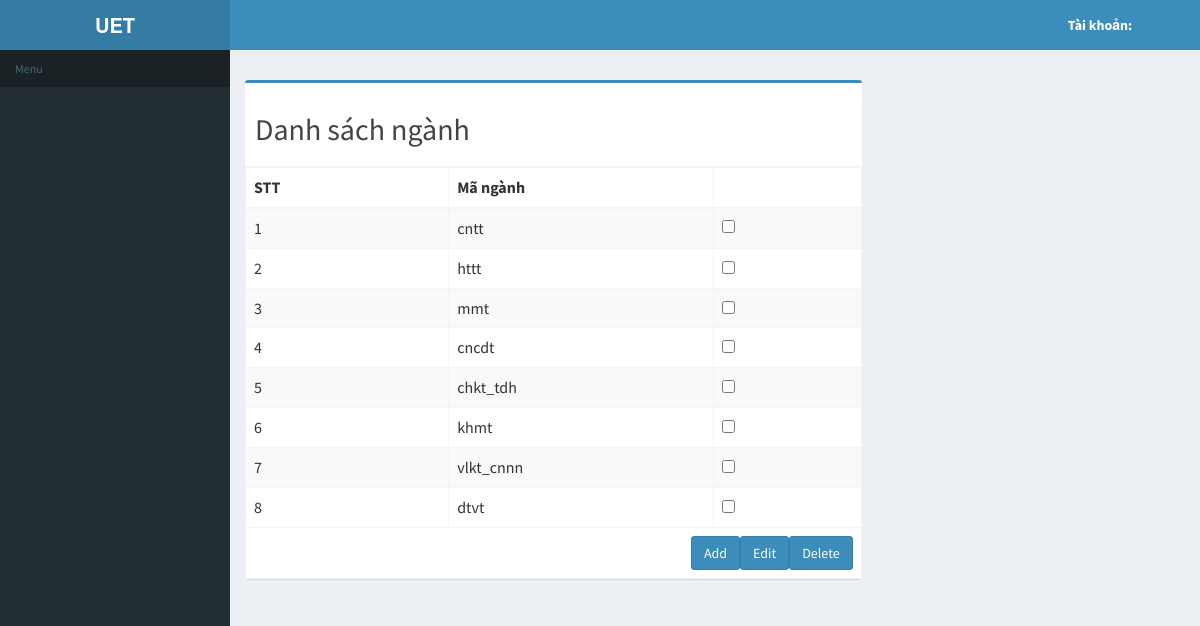
/index.php/themnganh/view, run on the app's committed database.
### tables this page shows
CREATE TABLE `nganh` (
  `n_id` int(11) NOT NULL,
  `n_ten` varchar(255) NOT NULL
);

### application/controllers/themnganh.php (called while the page is built, shortened)
<?php
class Themnganh extends CI_Controller
{
    public function __construct()
    {
        $this->load->model('themnganh_model');
        $this->load->library("session");
    }
    public function view()
    {
        $nganh = $this->themnganh_model->get_nganh();
        $data = array('nganh' => $nganh,'username' => $this->session->userdata("username"),'quyen' => $this->session->userdata("quyen"));
        $this->load->view('themnganh_view', $data);
    }
}
?>

### index.php (called while the page is built, shortened)
<?php
require_once BASEPATH.'core/CodeIgniter.php';

### application/models/themnganh_model.php (called while the page is built, shortened)
<?php
class Themnganh_model extends CI_Model {
    public function get_nganh()
    {
        $query = $this->db->query("SELECT * from nganh;");
        $rows = array();
        if($query->num_rows() > 0){
            foreach ($query->result() as $row){
                $rows[] = $row;
            }
        }
        return $rows;
    }
}

### application/views/themnganh_view.php (the view, shortened to what this page needs)
<html>
<head>
    <link rel="stylesheet" href="<?php echo base_url(); ?>assets/bootstrap/css/bootstrap.css">
    <link href="assets/bootstrap/css/bootstrap.min.css" rel="stylesheet" type="text/css" />
    <link href="https://maxcdn.bootstrapcdn.com/font-awesome/4.3.0/css/font-awesome.min.css" rel="stylesheet" type="text/css" />
    <link href="https://code.ionicframework.com/ionicons/2.0.1/css/ionicons.min.css" rel="stylesheet" type="text/css" />
    <link href="assets/dist/css/AdminLTE.min.css" rel="stylesheet" type="text/css" />
    <link href="assets/dist/css/skins/_all-skins.min.css" rel="stylesheet" type="text/css" />
</head>
<body class="skin-blue sidebar-mini">
<div class="wrapper">
    <header class="main-header">
        <a href="" class="logo">
            <span class="logo-lg"><b>UET</b></span>
        </a>
        <nav class="navbar navbar-static-top" role="navigation">
            <div class="navbar-custom-menu">
                <ul class="nav navbar-nav">
                    <li class="dropdown user user-menu">
                        <a href="#" class="dropdown-toggle" data-toggle="dropdown" style="width: 200px">
                            <center>
                                <span class="hidden-xs" ><b>Tài khoản: <?php echo $username; ?></b></span>
                            </center>
                        </a>
                    </li>
                </ul>
            </div>
        </nav>
    </header>
    <aside class="main-sidebar">
        <section class="sidebar">
            <ul class="sidebar-menu">
                <li class="header">Menu</li>
            </ul>
        </section>
    </aside>
    <div class="content-wrapper">
        <section class="content-header">
        </section>
        <section class="content">
            <div class="row">
                <div class="col-md-8">
                    <div class="box box-primary">
                        <div class="box-header with-border">
                            <h2>Danh sách ngành</h2>
                        </div>
                        <table id="example1" class="table table-bordered table-striped">
                        <thead>
                    <tr>
                        <th width="33%">STT</th>
                        <th width="43%">Mã ngành</th>
                      </tr>
                    </thead>
                    <tbody>
                        <form method="POST" name="myform" action="themnganh/export">
                            <fieldset>
                            <?php $i=1;
                            foreach ($nganh as $k =>$val):
                                echo '<tr>
                                <td>'.$i.'</td>
                                <td>'.$val->n_ten.'</td>
                                <td>';?><input type="checkbox" name="chk_group[]" value="<?php echo $val->n_id; ?>" /><?php echo '</td>
                              </tr>';
                            $i++;
                            endforeach;?>
                                </fieldset>
                        </tbody>
                        <tfoot>
                        <th colspan="3">
                        <input type="submit" class="btn btn-primary" name="delete" align="left" style="float: right;" value="Delete">
                            <input type="submit" class="btn btn-primary" name="edit" align="left" style="float: right;" value="Edit">
                            <button type="button" class="btn btn-primary" style="float: right;" data-toggle="modal" data-target="#add" >Add</button>
                        </th>
                        </tfoot>
                  </table>
                  </div>
                </div>
        </section>
    </div>
</div>
</body>
</html>

### data on the page
nganh: n_ten "cntt"
nganh: n_ten "httt"
nganh: n_ten "mmt"
nganh: n_ten "cncdt"
nganh: n_ten "chkt_tdh"
nganh: n_ten "khmt"
nganh: n_ten "vlkt_cnnn"
nganh: n_ten "dtvt"
